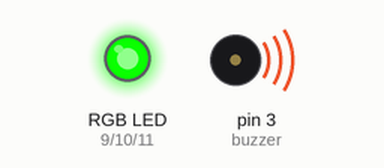
Recording of a sketch running on a simulated Arduino Uno, built with avr-gcc and run on an emulated ATmega328P. Parts: an RGB LED mixed from three pins (HIGH = lit), buzzer (waves = sounding, pin HIGH). Dim RGB values are drawn brighter than linear.

Above: at 7.5 s.
At 15.0 s:
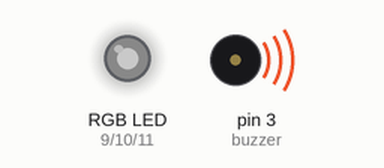
Timing chart, 0 to 40.0 s (numbered marks = the images above):
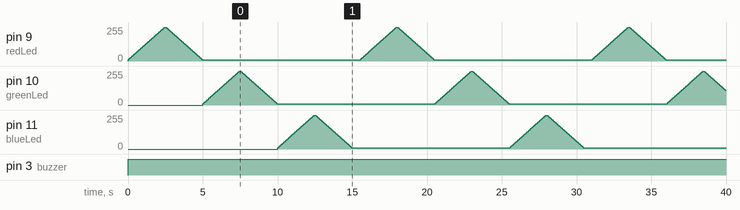

Measured:
- by itself, pin 3 (buzzer): LOW → HIGH at 0.00 s

The sketch:

buzzer_rgb_led.ino
```cpp
int buzzer=3;
int redLed = 9;
int greenLed = 10;
int blueLed = 11;

void setup() {
  pinMode(buzzer, OUTPUT);
  pinMode(redLed, OUTPUT);
  pinMode(greenLed, OUTPUT);
  pinMode(blueLed, OUTPUT);
}

void loop() {
  digitalWrite(buzzer,HIGH);
  for(int i = 10; i <= 255;i+=5){
    analogWrite(redLed, i);
    delay(50);
  }
  for(int i = 255;i>=10;i-=5)
    {
      analogWrite(redLed,i);
      delay(50);
    }
    for(int i = 10; i <= 255;i+=5){
    analogWrite(greenLed, i);
    delay(50);
  }
  for(int i = 255;i>=10;i-=5)
    {
      analogWrite(greenLed,i);
      delay(50);
    }

  for(int i = 10; i <= 255;i+=5){
    analogWrite(blueLed, i);
    delay(50);
  }
  for(int i = 255;i>=10;i-=5)
    {
      analogWrite(blueLed,i);
      delay(50);
    }
  delay(500);
}
```
